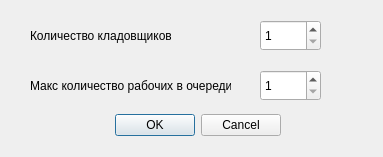
<?xml version="1.0" encoding="UTF-8"?>
<ui version="4.0">
 <class>Settings</class>
 <widget class="QDialog" name="Settings">
  <property name="geometry">
   <rect>
    <x>0</x>
    <y>0</y>
    <width>383</width>
    <height>157</height>
   </rect>
  </property>
  <property name="windowTitle">
   <string>Настройки</string>
  </property>
  <widget class="QDialogButtonBox" name="buttonBox">
   <property name="geometry">
    <rect>
     <x>70</x>
     <y>110</y>
     <width>211</width>
     <height>31</height>
    </rect>
   </property>
   <property name="orientation">
    <enum>Qt::Horizontal</enum>
   </property>
   <property name="standardButtons">
    <set>QDialogButtonBox::Cancel|QDialogButtonBox::Ok</set>
   </property>
  </widget>
  <widget class="QSpinBox" name="workers">
   <property name="geometry">
    <rect>
     <x>260</x>
     <y>20</y>
     <width>61</width>
     <height>31</height>
    </rect>
   </property>
   <property name="minimum">
    <number>1</number>
   </property>
   <property name="maximum">
    <number>10</number>
   </property>
  </widget>
  <widget class="QLabel" name="label">
   <property name="geometry">
    <rect>
     <x>30</x>
     <y>20</y>
     <width>141</width>
     <height>31</height>
    </rect>
   </property>
   <property name="text">
    <string>Количество кладовщиков</string>
   </property>
   <property name="margin">
    <number>0</number>
   </property>
  </widget>
  <widget class="QLabel" name="label_2">
   <property name="geometry">
    <rect>
     <x>30</x>
     <y>70</y>
     <width>201</width>
     <height>31</height>
    </rect>
   </property>
   <property name="text">
    <string>Макс количество рабочих в очереди</string>
   </property>
   <property name="margin">
    <number>0</number>
   </property>
  </widget>
  <widget class="QSpinBox" name="queue">
   <property name="geometry">
    <rect>
     <x>260</x>
     <y>70</y>
     <width>61</width>
     <height>31</height>
    </rect>
   </property>
   <property name="minimum">
    <number>1</number>
   </property>
   <property name="maximum">
    <number>10</number>
   </property>
  </widget>
 </widget>
 <resources/>
 <connections>
  <connection>
   <sender>buttonBox</sender>
   <signal>accepted()</signal>
   <receiver>Settings</receiver>
   <slot>accept()</slot>
   <hints>
    <hint type="sourcelabel">
     <x>248</x>
     <y>254</y>
    </hint>
    <hint type="destinationlabel">
     <x>157</x>
     <y>274</y>
    </hint>
   </hints>
  </connection>
  <connection>
   <sender>buttonBox</sender>
   <signal>rejected()</signal>
   <receiver>Settings</receiver>
   <slot>reject()</slot>
   <hints>
    <hint type="sourcelabel">
     <x>316</x>
     <y>260</y>
    </hint>
    <hint type="destinationlabel">
     <x>286</x>
     <y>274</y>
    </hint>
   </hints>
  </connection>
 </connections>
</ui>
